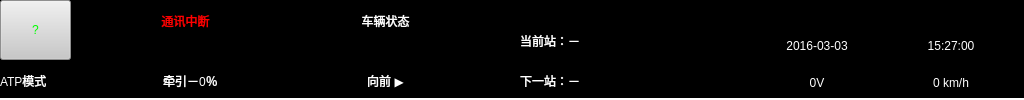
<?xml version="1.0" encoding="UTF-8"?>
<ui version="4.0">
 <class>Header</class>
 <widget class="QWidget" name="Header">
  <property name="geometry">
   <rect>
    <x>0</x>
    <y>0</y>
    <width>1024</width>
    <height>100</height>
   </rect>
  </property>
  <property name="windowTitle">
   <string>Form</string>
  </property>
  <property name="layoutDirection">
   <enum>Qt::LeftToRight</enum>
  </property>
  <property name="styleSheet">
   <string notr="true">QWidget
{
	background-color: black;
}

QLabel
{
	color: white;
	font: 20px, &quot;微软雅黑&quot;;
}</string>
  </property>
  <widget class="QPushButton" name="btnHelp">
   <property name="geometry">
    <rect>
     <x>0</x>
     <y>0</y>
     <width>71</width>
     <height>60</height>
    </rect>
   </property>
   <property name="focusPolicy">
    <enum>Qt::NoFocus</enum>
   </property>
   <property name="styleSheet">
    <string notr="true">QPushButton
{
	font: 40px,  &quot;微软雅黑&quot;;;
	color: rgb(0, 255, 0);
    background-color: rgb(200, 200, 200);
}</string>
   </property>
   <property name="text">
    <string>?</string>
   </property>
  </widget>
  <widget class="QLabel" name="lblPageTitle">
   <property name="geometry">
    <rect>
     <x>300</x>
     <y>0</y>
     <width>171</width>
     <height>41</height>
    </rect>
   </property>
   <property name="styleSheet">
    <string notr="true">QLabel
{
	color: white;
	font: 28px, &quot;微软雅黑&quot;;
}</string>
   </property>
   <property name="text">
    <string>车辆状态</string>
   </property>
   <property name="alignment">
    <set>Qt::AlignCenter</set>
   </property>
  </widget>
  <widget class="QLabel" name="lblRunningMode">
   <property name="geometry">
    <rect>
     <x>0</x>
     <y>70</y>
     <width>81</width>
     <height>21</height>
    </rect>
   </property>
   <property name="text">
    <string>ATP模式</string>
   </property>
  </widget>
  <widget class="QLabel" name="lblTractionPercent">
   <property name="geometry">
    <rect>
     <x>140</x>
     <y>70</y>
     <width>101</width>
     <height>21</height>
    </rect>
   </property>
   <property name="text">
    <string>牵引－0％</string>
   </property>
   <property name="alignment">
    <set>Qt::AlignCenter</set>
   </property>
  </widget>
  <widget class="QLabel" name="lblDirection">
   <property name="geometry">
    <rect>
     <x>340</x>
     <y>70</y>
     <width>91</width>
     <height>21</height>
    </rect>
   </property>
   <property name="text">
    <string>向前 ▶</string>
   </property>
   <property name="alignment">
    <set>Qt::AlignCenter</set>
   </property>
  </widget>
  <widget class="QLabel" name="lblNextStation">
   <property name="geometry">
    <rect>
     <x>520</x>
     <y>70</y>
     <width>221</width>
     <height>21</height>
    </rect>
   </property>
   <property name="text">
    <string>下一站：－</string>
   </property>
  </widget>
  <widget class="QLabel" name="lblCurrentStation">
   <property name="geometry">
    <rect>
     <x>520</x>
     <y>30</y>
     <width>221</width>
     <height>21</height>
    </rect>
   </property>
   <property name="text">
    <string>当前站：－</string>
   </property>
  </widget>
  <widget class="QLabel" name="label_9">
   <property name="geometry">
    <rect>
     <x>0</x>
     <y>98</y>
     <width>1024</width>
     <height>2</height>
    </rect>
   </property>
   <property name="styleSheet">
    <string notr="true">background-color: white</string>
   </property>
   <property name="text">
    <string>ATP模式</string>
   </property>
  </widget>
  <widget class="QWidget" name="layoutWidget">
   <property name="geometry">
    <rect>
     <x>749</x>
     <y>30</y>
     <width>271</width>
     <height>68</height>
    </rect>
   </property>
   <layout class="QVBoxLayout" name="verticalLayout">
    <item>
     <layout class="QHBoxLayout" name="horizontalLayout">
      <item>
       <widget class="QLabel" name="lblDate">
        <property name="minimumSize">
         <size>
          <width>120</width>
          <height>0</height>
         </size>
        </property>
        <property name="maximumSize">
         <size>
          <width>120</width>
          <height>16777215</height>
         </size>
        </property>
        <property name="text">
         <string>2016-03-03</string>
        </property>
        <property name="alignment">
         <set>Qt::AlignCenter</set>
        </property>
       </widget>
      </item>
      <item>
       <widget class="QLabel" name="lblTime">
        <property name="minimumSize">
         <size>
          <width>120</width>
          <height>0</height>
         </size>
        </property>
        <property name="maximumSize">
         <size>
          <width>120</width>
          <height>16777215</height>
         </size>
        </property>
        <property name="text">
         <string>15:27:00</string>
        </property>
        <property name="alignment">
         <set>Qt::AlignCenter</set>
        </property>
       </widget>
      </item>
     </layout>
    </item>
    <item>
     <layout class="QHBoxLayout" name="horizontalLayout_2">
      <item>
       <widget class="QLabel" name="lblVoltage">
        <property name="maximumSize">
         <size>
          <width>120</width>
          <height>16777215</height>
         </size>
        </property>
        <property name="text">
         <string>0V</string>
        </property>
        <property name="alignment">
         <set>Qt::AlignCenter</set>
        </property>
       </widget>
      </item>
      <item>
       <widget class="QLabel" name="lblSpeed">
        <property name="maximumSize">
         <size>
          <width>120</width>
          <height>16777215</height>
         </size>
        </property>
        <property name="text">
         <string>0 km/h</string>
        </property>
        <property name="alignment">
         <set>Qt::AlignCenter</set>
        </property>
       </widget>
      </item>
     </layout>
    </item>
   </layout>
  </widget>
  <widget class="QLabel" name="lblNoCommunication">
   <property name="geometry">
    <rect>
     <x>100</x>
     <y>0</y>
     <width>171</width>
     <height>41</height>
    </rect>
   </property>
   <property name="styleSheet">
    <string notr="true">QLabel
{
	color: red;
	font: 28px, &quot;微软雅黑&quot;;
}</string>
   </property>
   <property name="text">
    <string>通讯中断</string>
   </property>
   <property name="alignment">
    <set>Qt::AlignCenter</set>
   </property>
  </widget>
 </widget>
 <resources/>
 <connections/>
</ui>
